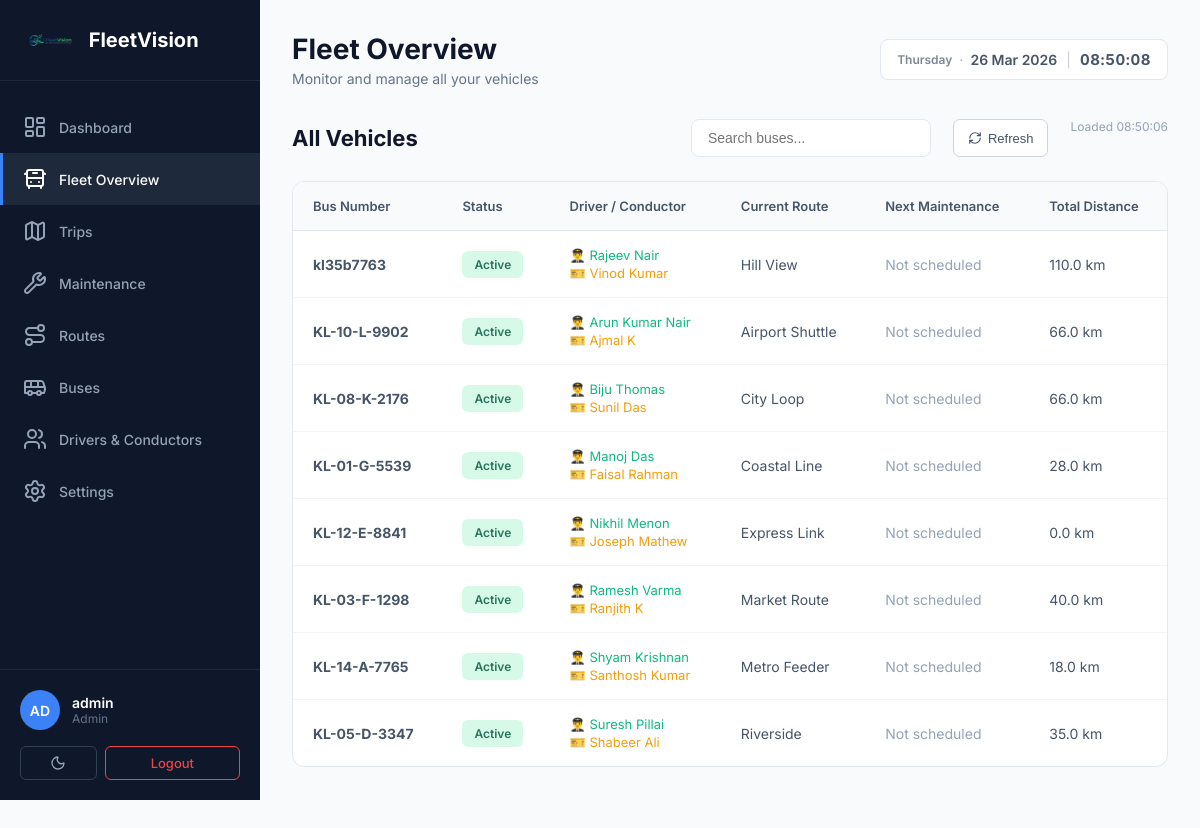
The page /fleet-overview.php (signed in) on the database its author committed.
### tables this page shows
CREATE TABLE buses (
        id INTEGER PRIMARY KEY AUTOINCREMENT,
        bus_number TEXT NOT NULL UNIQUE,
        make TEXT,
        model TEXT,
        year INTEGER,
        capacity INTEGER,
        status TEXT DEFAULT 'active',
        created_at DATETIME DEFAULT CURRENT_TIMESTAMP
    , gps_url TEXT, cctv_url_1 TEXT, cctv_url_2 TEXT, route_id INTEGER REFERENCES routes(id), driver_id INTEGER REFERENCES users(id), conductor_id INTEGER REFERENCES users(id));

### fleet-overview.php (the view, shortened to what this page needs)
<?php
require_once __DIR__ . '/includes/db.php';
$stmt = $pdo->query("
    SELECT b.*,
           COALESCE(curr_r.route_name, r.route_name) AS route_name,
           COALESCE(curr_ud.username, ud.username) AS driver_name,
           COALESCE(curr_uc.username, uc.username) AS conductor_name,
           curr_trip.status AS curr_trip_status,
           (SELECT MIN(service_date) FROM services WHERE bus_id = b.id AND status = 'scheduled') as next_maintenance,
           (SELECT COALESCE(SUM(r2.distance), 0) FROM trips t2 JOIN routes r2 ON t2.route_id = r2.id WHERE t2.bus_id = b.id AND t2.status = 'completed') as total_distance
    FROM buses b
    LEFT JOIN routes r ON b.route_id = r.id
    LEFT JOIN users ud ON b.driver_id = ud.id
    LEFT JOIN users uc ON b.conductor_id = uc.id
    LEFT JOIN (
        SELECT bus_id, MIN(start_time) as min_start_time
        FROM trips
        WHERE status IN ('ongoing', 'scheduled')
        GROUP BY bus_id
    ) latest_trip ON latest_trip.bus_id = b.id
    LEFT JOIN trips curr_trip ON curr_trip.bus_id = b.id
                             AND curr_trip.start_time = latest_trip.min_start_time
                             AND curr_trip.status IN ('ongoing', 'scheduled')
    LEFT JOIN routes curr_r ON curr_trip.route_id = curr_r.id
    LEFT JOIN users curr_ud ON curr_trip.driver_id = curr_ud.id
    LEFT JOIN users curr_uc ON curr_trip.conductor_id = curr_uc.id
    WHERE b.status != 'deleted'
    ORDER BY b.id DESC
");
$fleet_buses = $stmt->fetchAll(PDO::FETCH_ASSOC);
include __DIR__ . '/includes/header.php';
?>
            <header class="top-header">
                <div class="header-left">
                    <h1 class="page-title">Fleet Overview</h1>
                    <p class="page-subtitle">Monitor and manage all your vehicles</p>
                </div>
                <div class="header-right">
                    <div class="date-display">📅</div>
                </div>
            </header>
            <section class="content-section">
                <div class="section-header">
                    <h2 class="section-title">All Vehicles</h2>
                    <div class="section-actions">
                        <input type="text" class="search-input" placeholder="Search buses...">
                        <button class="refresh-btn" id="fleet-refresh-btn" onclick="refreshFleetStatus()" title="Refresh bus statuses">
                            <i data-lucide="refresh-cw" style="width:14px;height:14px;"></i> Refresh
                        </button>
                        <span class="last-updated" id="fleet-last-updated"></span>
                    </div>
                </div>
                <div class="table-container">
                    <table class="data-table">
                        <thead>
                            <tr>
                                <th>Bus Number</th>
                                <th>Status</th>
                                <th>Driver / Conductor</th>
                                <th>Current Route</th>
                                <th>Next Maintenance</th>
                                <th>Total Distance</th>
                            </tr>
                        </thead>
                        <tbody>
                            <?php if (count($fleet_buses) > 0): ?>
                                <?php foreach ($fleet_buses as $bus): ?>
                                    <tr data-bus-id="<?php echo $bus['id']; ?>">
                                        <td><strong><?php echo htmlspecialchars($bus['bus_number']); ?></strong></td>
                                        <td>
                                            <?php
                                            $disp_status = ucfirst(htmlspecialchars($bus['status']));
                                            $badge = $bus['status'] === 'active' ? 'active' : ($bus['status'] === 'maintenance' ? 'maintenance' : 'idle');
                                            ?>
                                            <span class="status-badge <?php echo $badge; ?>"><?php echo $disp_status; ?></span>
                                        </td>
                                        <td>
                                            <?php if (!empty($bus['driver_name'])): ?><div style="font-size: 13px; color: #10b981;">👨‍✈️ <?php echo htmlspecialchars($bus['driver_name']); ?></div><?php endif; ?>
                                            <?php if (!empty($bus['conductor_name'])): ?><div style="font-size: 13px; color: #f59e0b; margin-top:2px;">🎫 <?php echo htmlspecialchars($bus['conductor_name']); ?></div><?php endif; ?>
                                        </td>
                                        <td><?php echo !empty($bus['route_name']) ? htmlspecialchars($bus['route_name']) : '<span style="color: #94a3b8;">Unassigned</span>'; ?></td>
                                        <td><?php echo !empty($bus['next_maintenance']) ? date('d M Y', strtotime($bus['next_maintenance'])) : '<span style="color:#94a3b8;">Not scheduled</span>'; ?></td>
                                        <td><?php echo number_format((float)$bus['total_distance'], 1) . ' km'; ?></td>
                                    </tr>
                                <?php
    endforeach; ?>
                            <?php
else: ?>
                                <tr><td colspan="6" style="text-align: center;">No vehicles found in fleet.</td></tr>
                            <?php
endif; ?>
                        </tbody>
                    </table>
                </div>
            </section>
<?php include __DIR__ . '/includes/footer.php'; ?>

### dashboard.css (style rules this page uses)
* { margin: 0; padding: 0; box-sizing: border-box; }
body { font-family: 'Inter', -apple-system, BlinkMacSystemFont, 'Segoe UI', sans-serif; background: #f8fafc; color: #1e293b; }
.top-header { display: flex; justify-content: space-between; align-items: center; margin-bottom: 32px; }
.header-left { flex: 1; }
.page-title { font-size: 28px; font-weight: 700; color: #0f172a; margin-bottom: 4px; }
.page-subtitle { font-size: 14px; color: #64748b; }
.header-right { display: flex; align-items: center; gap: 16px; }
.date-display { background: white; padding: 10px 16px; border-radius: 8px; font-size: 14px; color: #475569; border: 1px solid #e2e8f0; display: inline-flex; align-items: center; gap: 2px; white-space: nowrap; }
.content-section { margin-bottom: 40px; }
.section-header { display: flex; justify-content: space-between; align-items: center; margin-bottom: 24px; }
.section-title { font-size: 22px; font-weight: 700; color: #0f172a; }
.section-actions { display: flex; gap: 12px; }
.search-input, .filter-select { padding: 10px 16px; border: 1px solid #e2e8f0; border-radius: 8px; font-size: 14px; background: white; color: #1e293b; }
.search-input { width: 240px; }
.table-container { background: white; border-radius: 12px; border: 1px solid #e2e8f0; overflow: hidden; }
.data-table { width: 100%; border-collapse: collapse; }
.data-table thead { background: #f8fafc; }
.data-table th { padding: 16px 20px; text-align: left; font-size: 13px; font-weight: 600; color: #475569; border-bottom: 1px solid #e2e8f0; }
.data-table td { padding: 16px 20px; font-size: 14px; color: #475569; border-bottom: 1px solid #f1f5f9; }
.data-table tbody tr:last-child td { border-bottom: none; }
.status-badge { display: inline-block; padding: 6px 12px; border-radius: 6px; font-size: 12px; font-weight: 600; }
.status-badge.active { background: #d1fae5; color: #065f46; }

### fleet-overview.php (style rules this page uses)
.refresh-btn { display: inline-flex; align-items: center; gap: 6px; padding: 7px 14px; border-radius: 7px; border: 1px solid #cbd5e1; background: #fff; color: #475569; font-size: 13px; font-weight: 500; cursor: pointer; transition: background 0.15s, transform 0.2s; margin-left: 10px; }
.last-updated { font-size: 12px; color: #94a3b8; margin-left: 10px; vertical-align: middle; }
.status-badge { transition: background 0.4s, color 0.4s; }

### rows shown on the page
buses: bus_number "kl35b7763", status "Active", driver_name "Rajeev Nair", conductor_name "Vinod Kumar", route_name "Hill View", total_distance "110.0"
buses: bus_number "KL-10-L-9902", status "Active", driver_name "Arun Kumar Nair", conductor_name "Ajmal K", route_name "Airport Shuttle", total_distance "66.0"
buses: bus_number "KL-08-K-2176", status "Active", driver_name "Biju Thomas", conductor_name "Sunil Das", route_name "City Loop", total_distance "66.0"
buses: bus_number "KL-01-G-5539", status "Active", driver_name "Manoj Das", conductor_name "Faisal Rahman", route_name "Coastal Line", total_distance "28.0"
buses: bus_number "KL-12-E-8841", status "Active", driver_name "Nikhil Menon", conductor_name "Joseph Mathew", route_name "Express Link", total_distance "0.0"
buses: bus_number "KL-03-F-1298", status "Active", driver_name "Ramesh Varma", conductor_name "Ranjith K", route_name "Market Route", total_distance "40.0"
buses: bus_number "KL-14-A-7765", status "Active", driver_name "Shyam Krishnan", conductor_name "Santhosh Kumar", route_name "Metro Feeder", total_distance "18.0"
buses: bus_number "KL-05-D-3347", status "Active", driver_name "Suresh Pillai", conductor_name "Shabeer Ali", route_name "Riverside", total_distance "35.0"

### other values the page prints
$username_initials "AD"
$current_username "admin"
$_SESSION['role'] "Admin"
